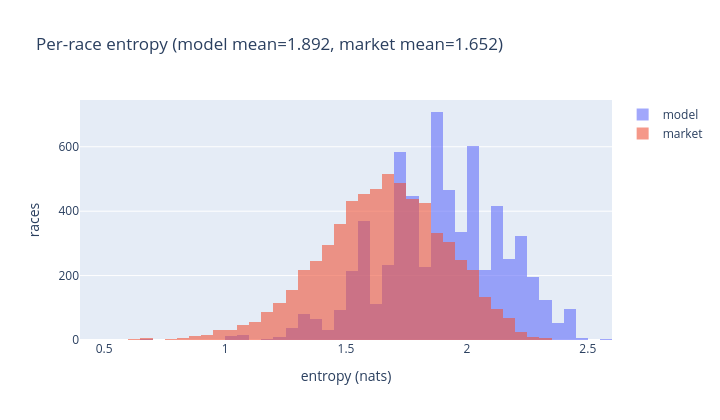

Notebook code cell kept with this figure:
### Code cell
diag.plot_entropy_hist(val).show()

### Figure 1 — Plotly figure (JSON) as saved in the notebook; plotly's stock layout.template omitted (floating-point values rounded to 4 significant figures; data arrays with more than 128 entries replaced by an {"elided": "..."} marker saying what was removed)
{"data": [{"name": "model", "nbinsx": 40, "opacity": 0.6, "type": "histogram", "x": {"elided": "6335 float values"}}, {"name": "market", "nbinsx": 40, "opacity": 0.6, "type": "histogram", "x": {"elided": "6335 float values"}}], "layout": {"barmode": "overlay", "height": 420, "title": {"text": "Per-race entropy (model mean=1.892, market mean=1.652)"}, "width": 720, "xaxis": {"title": {"text": "entropy (nats)"}}, "yaxis": {"title": {"text": "races"}}}}
